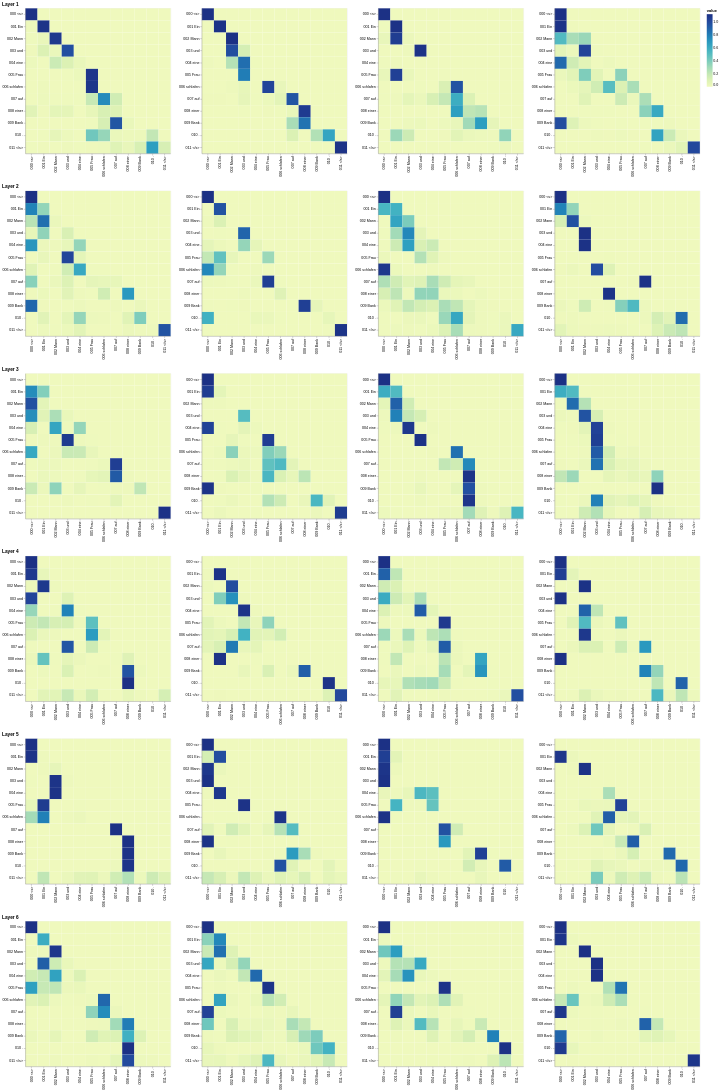

Here is the notebook cell this chart was saved with:
### Markdown cell above
## Decoder Self Attention

### Code cell
def viz_decoder_self():
    model, example_data = run_model_example(n_examples=1)
    example = example_data[len(example_data) - 1]

    layer_viz = [
        visualize_layer(
            model,
            layer,
            get_decoder_self,
            len(example[1]),
            example[1],
            example[1],
        )
        for layer in range(6)
    ]
    return alt.hconcat(
        layer_viz[0]
        & layer_viz[1]
        & layer_viz[2]
        & layer_viz[3]
        & layer_viz[4]
        & layer_viz[5]
    )


show_example(viz_decoder_self)

### Figure 1 — Vega-Lite specification as saved in the notebook (floating-point values rounded to 4 significant figures; data arrays with more than 128 entries replaced by an {"elided": "..."} marker saying what was removed)
{"config": {"view": {"continuousWidth": 300, "continuousHeight": 300}}, "hconcat": [{"vconcat": [{"hconcat": [{"data": {"name": "data-3e32440a6bb2c391627ab08e2ca13b51"}, "mark": {"type": "rect"}, "encoding": {"color": {"field": "value", "type": "quantitative"}, "tooltip": [{"field": "row", "type": "quantitative"}, {"field": "column", "type": "quantitative"}, {"field": "value", "type": "quantitative"}, {"field": "row_token", "type": "nominal"}, {"field": "col_token", "type": "nominal"}], "x": {"axis": {"title": ""}, "field": "col_token", "type": "nominal"}, "y": {"axis": {"title": ""}, "field": "row_token", "type": "nominal"}}, "height": 400, "name": "view_25", "width": 400}, {"data": {"name": "data-367b895eb0836ec4384391df79900a2b"}, "mark": {"type": "rect"}, "encoding": {"color": {"field": "value", "type": "quantitative"}, "tooltip": [{"field": "row", "type": "quantitative"}, {"field": "column", "type": "quantitative"}, {"field": "value", "type": "quantitative"}, {"field": "row_token", "type": "nominal"}, {"field": "col_token", "type": "nominal"}], "x": {"axis": {"title": ""}, "field": "col_token", "type": "nominal"}, "y": {"axis": {"title": ""}, "field": "row_token", "type": "nominal"}}, "height": 400, "name": "view_26", "width": 400}, {"data": {"name": "data-109006b2fb7b96872ac158cd3b650bc3"}, "mark": {"type": "rect"}, "encoding": {"color": {"field": "value", "type": "quantitative"}, "tooltip": [{"field": "row", "type": "quantitative"}, {"field": "column", "type": "quantitative"}, {"field": "value", "type": "quantitative"}, {"field": "row_token", "type": "nominal"}, {"field": "col_token", "type": "nominal"}], "x": {"axis": {"title": ""}, "field": "col_token", "type": "nominal"}, "y": {"axis": {"title": ""}, "field": "row_token", "type": "nominal"}}, "height": 400, "name": "view_27", "width": 400}, {"data": {"name": "data-e62bcbc77568fffc5cb8ba70084c2cdb"}, "mark": {"type": "rect"}, "encoding": {"color": {"field": "value", "type": "quantitative"}, "tooltip": [{"field": "row", "type": "quantitative"}, {"field": "column", "type": "quantitative"}, {"field": "value", "type": "quantitative"}, {"field": "row_token", "type": "nominal"}, {"field": "col_token", "type": "nominal"}], "x": {"axis": {"title": ""}, "field": "col_token", "type": "nominal"}, "y": {"axis": {"title": ""}, "field": "row_token", "type": "nominal"}}, "height": 400, "name": "view_28", "width": 400}]}, {"vconcat": [{"hconcat": [{"data": {"name": "data-ce36d85969f84d8db1beb59f9f73028a"}, "mark": {"type": "rect"}, "encoding": {"color": {"field": "value", "type": "quantitative"}, "tooltip": [{"field": "row", "type": "quantitative"}, {"field": "column", "type": "quantitative"}, {"field": "value", "type": "quantitative"}, {"field": "row_token", "type": "nominal"}, {"field": "col_token", "type": "nominal"}], "x": {"axis": {"title": ""}, "field": "col_token", "type": "nominal"}, "y": {"axis": {"title": ""}, "field": "row_token", "type": "nominal"}}, "height": 400, "name": "view_29", "width": 400}, {"data": {"name": "data-79f266747678f0c0008c6a9d85868127"}, "mark": {"type": "rect"}, "encoding": {"color": {"field": "value", "type": "quantitative"}, "tooltip": [{"field": "row", "type": "quantitative"}, {"field": "column", "type": "quantitative"}, {"field": "value", "type": "quantitative"}, {"field": "row_token", "type": "nominal"}, {"field": "col_token", "type": "nominal"}], "x": {"axis": {"title": ""}, "field": "col_token", "type": "nominal"}, "y": {"axis": {"title": ""}, "field": "row_token", "type": "nominal"}}, "height": 400, "name": "view_30", "width": 400}, {"data": {"name": "data-439a6a373a2c9ed099f01c823e9381b3"}, "mark": {"type": "rect"}, "encoding": {"color": {"field": "value", "type": "quantitative"}, "tooltip": [{"field": "row", "type": "quantitative"}, {"field": "column", "type": "quantitative"}, {"field": "value", "type": "quantitative"}, {"field": "row_token", "type": "nominal"}, {"field": "col_token", "type": "nominal"}], "x": {"axis": {"title": ""}, "field": "col_token", "type": "nominal"}, "y": {"axis": {"title": ""}, "field": "row_token", "type": "nominal"}}, "height": 400, "name": "view_31", "width": 400}, {"data": {"name": "data-5dfcaa796d27b79d444ff0331429c05f"}, "mark": {"type": "rect"}, "encoding": {"color": {"field": "value", "type": "quantitative"}, "tooltip": [{"field": "row", "type": "quantitative"}, {"field": "column", "type": "quantitative"}, {"field": "value", "type": "quantitative"}, {"field": "row_token", "type": "nominal"}, {"field": "col_token", "type": "nominal"}], "x": {"axis": {"title": ""}, "field": "col_token", "type": "nominal"}, "y": {"axis": {"title": ""}, "field": "row_token", "type": "nominal"}}, "height": 400, "name": "view_32", "width": 400}]}], "title": "Layer 2"}, {"vconcat": [{"hconcat": [{"data": {"name": "data-6b3fd1f4dd722ddfde0c7219ec3c2f64"}, "mark": {"type": "rect"}, "encoding": {"color": {"field": "value", "type": "quantitative"}, "tooltip": [{"field": "row", "type": "quantitative"}, {"field": "column", "type": "quantitative"}, {"field": "value", "type": "quantitative"}, {"field": "row_token", "type": "nominal"}, {"field": "col_token", "type": "nominal"}], "x": {"axis": {"title": ""}, "field": "col_token", "type": "nominal"}, "y": {"axis": {"title": ""}, "field": "row_token", "type": "nominal"}}, "height": 400, "name": "view_33", "width": 400}, {"data": {"name": "data-acf53f0556a9623e000f2f49492ee2dc"}, "mark": {"type": "rect"}, "encoding": {"color": {"field": "value", "type": "quantitative"}, "tooltip": [{"field": "row", "type": "quantitative"}, {"field": "column", "type": "quantitative"}, {"field": "value", "type": "quantitative"}, {"field": "row_token", "type": "nominal"}, {"field": "col_token", "type": "nominal"}], "x": {"axis": {"title": ""}, "field": "col_token", "type": "nominal"}, "y": {"axis": {"title": ""}, "field": "row_token", "type": "nominal"}}, "height": 400, "name": "view_34", "width": 400}, {"data": {"name": "data-510392850bd985dafcf8a19818b42b9f"}, "mark": {"type": "rect"}, "encoding": {"color": {"field": "value", "type": "quantitative"}, "tooltip": [{"field": "row", "type": "quantitative"}, {"field": "column", "type": "quantitative"}, {"field": "value", "type": "quantitative"}, {"field": "row_token", "type": "nominal"}, {"field": "col_token", "type": "nominal"}], "x": {"axis": {"title": ""}, "field": "col_token", "type": "nominal"}, "y": {"axis": {"title": ""}, "field": "row_token", "type": "nominal"}}, "height": 400, "name": "view_35", "width": 400}, {"data": {"name": "data-3bf3959c0f757450e53d8df08331278a"}, "mark": {"type": "rect"}, "encoding": {"color": {"field": "value", "type": "quantitative"}, "tooltip": [{"field": "row", "type": "quantitative"}, {"field": "column", "type": "quantitative"}, {"field": "value", "type": "quantitative"}, {"field": "row_token", "type": "nominal"}, {"field": "col_token", "type": "nominal"}], "x": {"axis": {"title": ""}, "field": "col_token", "type": "nominal"}, "y": {"axis": {"title": ""}, "field": "row_token", "type": "nominal"}}, "height": 400, "name": "view_36", "width": 400}]}], "title": "Layer 3"}, {"vconcat": [{"hconcat": [{"data": {"name": "data-05f86865d2e128eda52e6bf33ea17271"}, "mark": {"type": "rect"}, "encoding": {"color": {"field": "value", "type": "quantitative"}, "tooltip": [{"field": "row", "type": "quantitative"}, {"field": "column", "type": "quantitative"}, {"field": "value", "type": "quantitative"}, {"field": "row_token", "type": "nominal"}, {"field": "col_token", "type": "nominal"}], "x": {"axis": {"title": ""}, "field": "col_token", "type": "nominal"}, "y": {"axis": {"title": ""}, "field": "row_token", "type": "nominal"}}, "height": 400, "name": "view_37", "width": 400}, {"data": {"name": "data-fefd5cb8bcb57b4bf05ea790e0e8ca9c"}, "mark": {"type": "rect"}, "encoding": {"color": {"field": "value", "type": "quantitative"}, "tooltip": [{"field": "row", "type": "quantitative"}, {"field": "column", "type": "quantitative"}, {"field": "value", "type": "quantitative"}, {"field": "row_token", "type": "nominal"}, {"field": "col_token", "type": "nominal"}], "x": {"axis": {"title": ""}, "field": "col_token", "type": "nominal"}, "y": {"axis": {"title": ""}, "field": "row_token", "type": "nominal"}}, "height": 400, "name": "view_38", "width": 400}, {"data": {"name": "data-f2227e4b4662bb806bd262bafe361358"}, "mark": {"type": "rect"}, "encoding": {"color": {"field": "value", "type": "quantitative"}, "tooltip": [{"field": "row", "type": "quantitative"}, {"field": "column", "type": "quantitative"}, {"field": "value", "type": "quantitative"}, {"field": "row_token", "type": "nominal"}, {"field": "col_token", "type": "nominal"}], "x": {"axis": {"title": ""}, "field": "col_token", "type": "nominal"}, "y": {"axis": {"title": ""}, "field": "row_token", "type": "nominal"}}, "height": 400, "name": "view_39", "width": 400}, {"data": {"name": "data-ffd38d30033553d92938c0c09ac55db4"}, "mark": {"type": "rect"}, "encoding": {"color": {"field": "value", "type": "quantitative"}, "tooltip": [{"field": "row", "type": "quantitative"}, {"field": "column", "type": "quantitative"}, {"field": "value", "type": "quantitative"}, {"field": "row_token", "type": "nominal"}, {"field": "col_token", "type": "nominal"}], "x": {"axis": {"title": ""}, "field": "col_token", "type": "nominal"}, "y": {"axis": {"title": ""}, "field": "row_token", "type": "nominal"}}, "height": 400, "name": "view_40", "width": 400}]}], "title": "Layer 4"}, {"vconcat": [{"hconcat": [{"data": {"name": "data-40ba5410d8658a273ab65a2124c0dfc1"}, "mark": {"type": "rect"}, "encoding": {"color": {"field": "value", "type": "quantitative"}, "tooltip": [{"field": "row", "type": "quantitative"}, {"field": "column", "type": "quantitative"}, {"field": "value", "type": "quantitative"}, {"field": "row_token", "type": "nominal"}, {"field": "col_token", "type": "nominal"}], "x": {"axis": {"title": ""}, "field": "col_token", "type": "nominal"}, "y": {"axis": {"title": ""}, "field": "row_token", "type": "nominal"}}, "height": 400, "name": "view_41", "width": 400}, {"data": {"name": "data-7b09479e98b4413fc4c4e3dbac22fed7"}, "mark": {"type": "rect"}, "encoding": {"color": {"field": "value", "type": "quantitative"}, "tooltip": [{"field": "row", "type": "quantitative"}, {"field": "column", "type": "quantitative"}, {"field": "value", "type": "quantitative"}, {"field": "row_token", "type": "nominal"}, {"field": "col_token", "type": "nominal"}], "x": {"axis": {"title": ""}, "field": "col_token", "type": "nominal"}, "y": {"axis": {"title": ""}, "field": "row_token", "type": "nominal"}}, "height": 400, "name": "view_42", "width": 400}, {"data": {"name": "data-6faea0f34c30b50a7dd9e3d576667341"}, "mark": {"type": "rect"}, "encoding": {"color": {"field": "value", "type": "quantitative"}, "tooltip": [{"field": "row", "type": "quantitative"}, {"field": "column", "type": "quantitative"}, {"field": "value", "type": "quantitative"}, {"field": "row_token", "type": "nominal"}, {"field": "col_token", "type": "nominal"}], "x": {"axis": {"title": ""}, "field": "col_token", "type": "nominal"}, "y": {"axis": {"title": ""}, "field": "row_token", "type": "nominal"}}, "height": 400, "name": "view_43", "width": 400}, {"data": {"name": "data-4eed1d6c34720228d7a50c26c11de1b8"}, "mark": {"type": "rect"}, "encoding": {"color": {"field": "value", "type": "quantitative"}, "tooltip": [{"field": "row", "type": "quantitative"}, {"field": "column", "type": "quantitative"}, {"field": "value", "type": "quantitative"}, {"field": "row_token", "type": "nominal"}, {"field": "col_token", "type": "nominal"}], "x": {"axis": {"title": ""}, "field": "col_token", "type": "nominal"}, "y": {"axis": {"title": ""}, "field": "row_token", "type": "nominal"}}, "height": 400, "name": "view_44", "width": 400}]}], "title": "Layer 5"}, {"vconcat": [{"hconcat": [{"data": {"name": "data-58ef19b5c26b9357ed6e8ed30acc17d5"}, "mark": {"type": "rect"}, "encoding": {"color": {"field": "value", "type": "quantitative"}, "tooltip": [{"field": "row", "type": "quantitative"}, {"field": "column", "type": "quantitative"}, {"field": "value", "type": "quantitative"}, {"field": "row_token", "type": "nominal"}, {"field": "col_token", "type": "nominal"}], "x": {"axis": {"title": ""}, "field": "col_token", "type": "nominal"}, "y": {"axis": {"title": ""}, "field": "row_token", "type": "nominal"}}, "height": 400, "name": "view_45", "width": 400}, {"data": {"name": "data-72e8430bb3584bb6e1e50351801fa2b6"}, "mark": {"type": "rect"}, "encoding": {"color": {"field": "value", "type": "quantitative"}, "tooltip": [{"field": "row", "type": "quantitative"}, {"field": "column", "type": "quantitative"}, {"field": "value", "type": "quantitative"}, {"field": "row_token", "type": "nominal"}, {"field": "col_token", "type": "nominal"}], "x": {"axis": {"title": ""}, "field": "col_token", "type": "nominal"}, "y": {"axis": {"title": ""}, "field": "row_token", "type": "nominal"}}, "height": 400, "name": "view_46", "width": 400}, {"data": {"name": "data-a91f295a33515bf1e7bd9762f40db7b9"}, "mark": {"type": "rect"}, "encoding": {"color": {"field": "value", "type": "quantitative"}, "tooltip": [{"field": "row", "type": "quantitative"}, {"field": "column", "type": "quantitative"}, {"field": "value", "type": "quantitative"}, {"field": "row_token", "type": "nominal"}, {"field": "col_token", "type": "nominal"}], "x": {"axis": {"title": ""}, "field": "col_token", "type": "nominal"}, "y": {"axis": {"title": ""}, "field": "row_token", "type": "nominal"}}, "height": 400, "name": "view_47", "width": 400}, {"data": {"name": "data-af8e85eaa31c57428d69a754e80292d4"}, "mark": {"type": "rect"}, "encoding": {"color": {"field": "value", "type": "quantitative"}, "tooltip": [{"field": "row", "type": "quantitative"}, {"field": "column", "type": "quantitative"}, {"field": "value", "type": "quantitative"}, {"field": "row_token", "type": "nominal"}, {"field": "col_token", "type": "nominal"}], "x": {"axis": {"title": ""}, "field": "col_token", "type": "nominal"}, "y": {"axis": {"title": ""}, "field": "row_token", "type": "nominal"}}, "height": 400, "name": "view_48", "width": 400}]}], "title": "Layer 6"}], "title": "Layer 1"}], "params": [{"name": "param_54", "select": {"type": "interval", "encodings": ["x", "y"]}, "bind": "scales", "views": ["view_25"]}, {"name": "param_56", "select": {"type": "interval", "encodings": ["x", "y"]}, "bind": "scales", "views": ["view_26"]}, {"name": "param_58", "select": {"type": "interval", "encodings": ["x", "y"]}, "bind": "scales", "views": ["view_27"]}, {"name": "param_60", "select": {"type": "interval", "encodings": ["x", "y"]}, "bind": "scales", "views": ["view_28"]}, {"name": "param_62", "select": {"type": "interval", "encodings": ["x", "y"]}, "bind": "scales", "views": ["view_29"]}, {"name": "param_64", "select": {"type": "interval", "encodings": ["x", "y"]}, "bind": "scales", "views": ["view_30"]}, {"name": "param_66", "select": {"type": "interval", "encodings": ["x", "y"]}, "bind": "scales", "views": ["view_31"]}, {"name": "param_68", "select": {"type": "interval", "encodings": ["x", "y"]}, "bind": "scales", "views": ["view_32"]}, {"name": "param_70", "select": {"type": "interval", "encodings": ["x", "y"]}, "bind": "scales", "views": ["view_33"]}, {"name": "param_72", "select": {"type": "interval", "encodings": ["x", "y"]}, "bind": "scales", "views": ["view_34"]}, {"name": "param_74", "select": {"type": "interval", "encodings": ["x", "y"]}, "bind": "scales", "views": ["view_35"]}, {"name": "param_76", "select": {"type": "interval", "encodings": ["x", "y"]}, "bind": "scales", "views": ["view_36"]}, {"name": "param_78", "select": {"type": "interval", "encodings": ["x", "y"]}, "bind": "scales", "views": ["view_37"]}, {"name": "param_80", "select": {"type": "interval", "encodings": ["x", "y"]}, "bind": "scales", "views": ["view_38"]}, {"name": "param_82", "select": {"type": "interval", "encodings": ["x", "y"]}, "bind": "scales", "views": ["view_39"]}, {"name": "param_84", "select": {"type": "interval", "encodings": ["x", "y"]}, "bind": "scales", "views": ["view_40"]}, {"name": "param_86", "select": {"type": "interval", "encodings": ["x", "y"]}, "bind": "scales", "views": ["view_41"]}, {"name": "param_88", "select": {"type": "interval", "encodings": ["x", "y"]}, "bind": "scales", "views": ["view_42"]}, {"name": "param_90", "select": {"type": "interval", "encodings": ["x", "y"]}, "bind": "scales", "views": ["view_43"]}, {"name": "param_92", "select": {"type": "interval", "encodings": ["x", "y"]}, "bind": "scales", "views": ["view_44"]}, {"name": "param_94", "select": {"type": "interval", "encodings": ["x", "y"]}, "bind": "scales", "views": ["view_45"]}, {"name": "param_96", "select": {"type": "interval", "encodings": ["x", "y"]}, "bind": "scales", "views": ["view_46"]}, {"name": "param_98", "select": {"type": "interval", "encodings": ["x", "y"]}, "bind": "scales", "views": ["view_47"]}, {"name": "param_100", "select": {"type": "interval", "encodings": ["x", "y"]}, "bind": "scales", "views": ["view_48"]}], "$schema": "https://vega.github.io/schema/vega-lite/v5.20.1.json", "datasets": {"data-3e32440a6bb2c391627ab08e2ca13b51": {"elided": "144 records"}, "data-367b895eb0836ec4384391df79900a2b": {"elided": "144 records"}, "data-109006b2fb7b96872ac158cd3b650bc3": {"elided": "144 records"}, "data-e62bcbc77568fffc5cb8ba70084c2cdb": {"elided": "144 records"}, "data-ce36d85969f84d8db1beb59f9f73028a": {"elided": "144 records"}, "data-79f266747678f0c0008c6a9d85868127": {"elided": "144 records"}, "data-439a6a373a2c9ed099f01c823e9381b3": {"elided": "144 records"}, "data-5dfcaa796d27b79d444ff0331429c05f": {"elided": "144 records"}, "data-6b3fd1f4dd722ddfde0c7219ec3c2f64": {"elided": "144 records"}, "data-acf53f0556a9623e000f2f49492ee2dc": {"elided": "144 records"}, "data-510392850bd985dafcf8a19818b42b9f": {"elided": "144 records"}, "data-3bf3959c0f757450e53d8df08331278a": {"elided": "144 records"}, "data-05f86865d2e128eda52e6bf33ea17271": {"elided": "144 records"}, "data-fefd5cb8bcb57b4bf05ea790e0e8ca9c": {"elided": "144 records"}, "data-f2227e4b4662bb806bd262bafe361358": {"elided": "144 records"}, "data-ffd38d30033553d92938c0c09ac55db4": {"elided": "144 records"}, "data-40ba5410d8658a273ab65a2124c0dfc1": {"elided": "144 records"}, "data-7b09479e98b4413fc4c4e3dbac22fed7": {"elided": "144 records"}, "data-6faea0f34c30b50a7dd9e3d576667341": {"elided": "144 records"}, "data-4eed1d6c34720228d7a50c26c11de1b8": {"elided": "144 records"}, "data-58ef19b5c26b9357ed6e8ed30acc17d5": {"elided": "144 records"}, "data-72e8430bb3584bb6e1e50351801fa2b6": {"elided": "144 records"}, "data-a91f295a33515bf1e7bd9762f40db7b9": {"elided": "144 records"}, "data-af8e85eaa31c57428d69a754e80292d4": {"elided": "144 records"}}}
